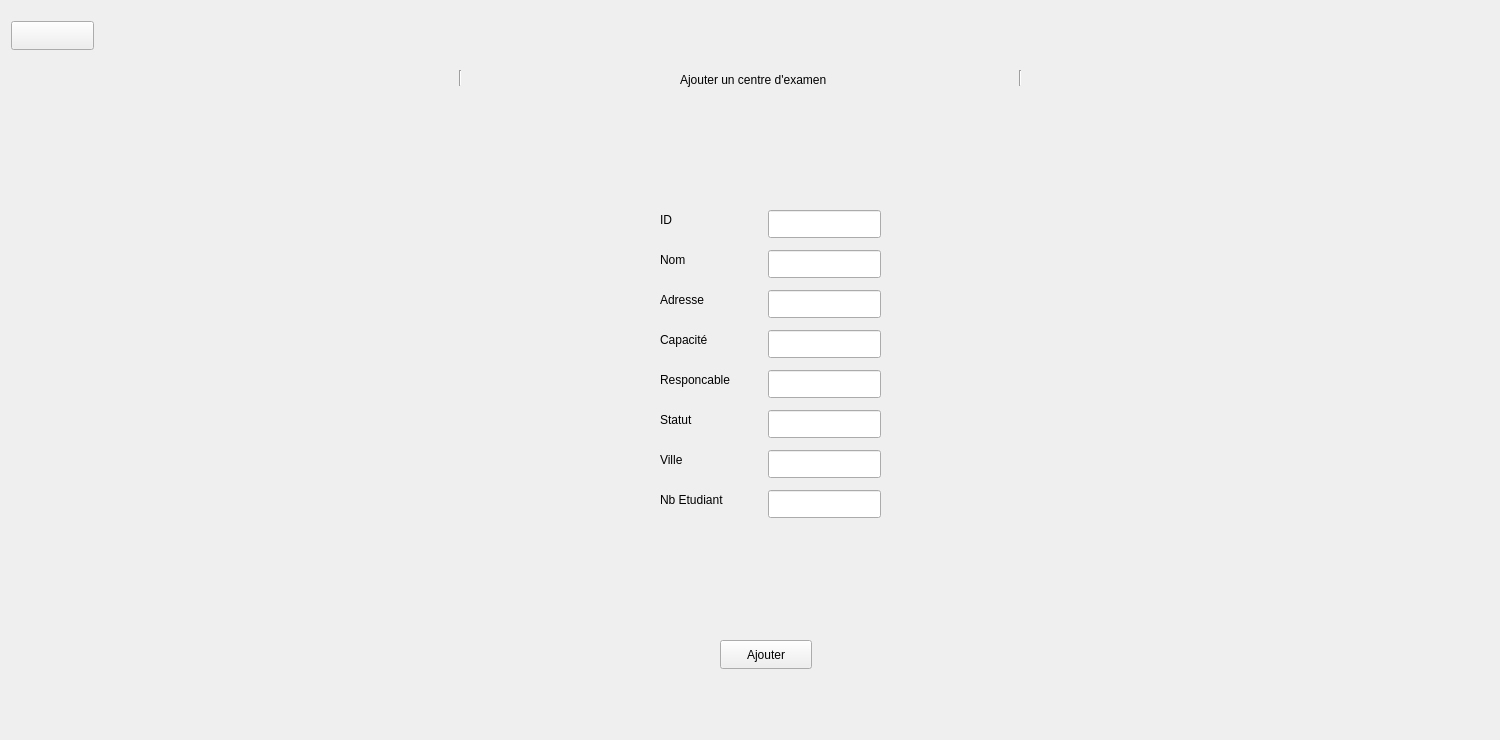
        <widget class="QWidget" name="page_12">
         <widget class="QPushButton" name="pushButton_51">
          <property name="geometry">
           <rect>
            <x>11</x>
            <y>21</y>
            <width>83</width>
            <height>29</height>
           </rect>
          </property>
          <property name="text">
           <string/>
          </property>
          <property name="icon">
           <iconset theme="QIcon::ThemeIcon::EditUndo">
            <normaloff>../../../../GExamen/GExamen</normaloff>../../../../GExamen/GExamen</iconset>
          </property>
         </widget>
         <widget class="QFrame" name="frame_23">
          <property name="geometry">
           <rect>
            <x>10</x>
            <y>60</y>
            <width>1481</width>
            <height>671</height>
           </rect>
          </property>
          <property name="frameShape">
           <enum>QFrame::NoFrame</enum>
          </property>
          <widget class="QFrame" name="frame_24">
           <property name="geometry">
            <rect>
             <x>0</x>
             <y>0</y>
             <width>1481</width>
             <height>41</height>
            </rect>
           </property>
           <property name="frameShape">
            <enum>QFrame::NoFrame</enum>
           </property>
           <widget class="QLabel" name="label_73">
            <property name="geometry">
             <rect>
              <x>670</x>
              <y>10</y>
              <width>201</width>
              <height>20</height>
             </rect>
            </property>
            <property name="text">
             <string>Ajouter un centre d'examen</string>
            </property>
           </widget>
           <widget class="Line" name="line_19">
            <property name="geometry">
             <rect>
              <x>890</x>
              <y>10</y>
              <width>241</width>
              <height>16</height>
             </rect>
            </property>
            <property name="orientation">
             <enum>Qt::Vertical</enum>
            </property>
           </widget>
           <widget class="Line" name="line_20">
            <property name="geometry">
             <rect>
              <x>330</x>
              <y>10</y>
              <width>241</width>
              <height>16</height>
             </rect>
            </property>
            <property name="orientation">
             <enum>Qt::Vertical</enum>
            </property>
           </widget>
          </widget>
          <widget class="QPushButton" name="pushButton_52">
           <property name="geometry">
            <rect>
             <x>710</x>
             <y>580</y>
             <width>92</width>
             <height>29</height>
            </rect>
           </property>
           <property name="text">
            <string>Ajouter</string>
           </property>
          </widget>
          <widget class="QLineEdit" name="lineEdit_31">
           <property name="geometry">
            <rect>
             <x>758</x>
             <y>150</y>
             <width>113</width>
             <height>28</height>
            </rect>
           </property>
           <property name="styleSheet">
            <string notr="true"/>
           </property>
          </widget>
          <widget class="QLineEdit" name="lineEdit_32">
           <property name="geometry">
            <rect>
             <x>758</x>
             <y>230</y>
             <width>113</width>
             <height>28</height>
            </rect>
           </property>
           <property name="styleSheet">
            <string notr="true"/>
           </property>
          </widget>
          <widget class="QLabel" name="label_71">
           <property name="geometry">
            <rect>
             <x>650</x>
             <y>310</y>
             <width>91</width>
             <height>20</height>
            </rect>
           </property>
           <property name="text">
            <string>Responcable</string>
           </property>
          </widget>
          <widget class="QLabel" name="label_74">
           <property name="geometry">
            <rect>
             <x>650</x>
             <y>190</y>
             <width>91</width>
             <height>20</height>
            </rect>
           </property>
           <property name="text">
            <string>Nom</string>
           </property>
          </widget>
          <widget class="QLabel" name="label_75">
           <property name="geometry">
            <rect>
             <x>650</x>
             <y>150</y>
             <width>91</width>
             <height>20</height>
            </rect>
           </property>
           <property name="text">
            <string>ID</string>
           </property>
          </widget>
          <widget class="QLabel" name="label_76">
           <property name="geometry">
            <rect>
             <x>650</x>
             <y>350</y>
             <width>91</width>
             <height>20</height>
            </rect>
           </property>
           <property name="text">
            <string>Statut</string>
           </property>
          </widget>
          <widget class="QLineEdit" name="lineEdit_33">
           <property name="geometry">
            <rect>
             <x>758</x>
             <y>190</y>
             <width>113</width>
             <height>28</height>
            </rect>
           </property>
           <property name="styleSheet">
            <string notr="true"/>
           </property>
          </widget>
          <widget class="QLabel" name="label_77">
           <property name="geometry">
            <rect>
             <x>650</x>
             <y>270</y>
             <width>91</width>
             <height>20</height>
            </rect>
           </property>
           <property name="text">
            <string>Capacité</string>
           </property>
          </widget>
          <widget class="QLineEdit" name="lineEdit_34">
           <property name="geometry">
            <rect>
             <x>758</x>
             <y>350</y>
             <width>113</width>
             <height>28</height>
            </rect>
           </property>
           <property name="styleSheet">
            <string notr="true"/>
           </property>
          </widget>
          <widget class="QLineEdit" name="lineEdit_35">
           <property name="geometry">
            <rect>
             <x>758</x>
             <y>430</y>
             <width>113</width>
             <height>28</height>
            </rect>
           </property>
           <property name="styleSheet">
            <string notr="true"/>
           </property>
          </widget>
          <widget class="QLabel" name="label_78">
           <property name="geometry">
            <rect>
             <x>650</x>
             <y>230</y>
             <width>91</width>
             <height>20</height>
            </rect>
           </property>
           <property name="text">
            <string>Adresse</string>
           </property>
          </widget>
          <widget class="QLabel" name="label_79">
           <property name="geometry">
            <rect>
             <x>650</x>
             <y>390</y>
             <width>91</width>
             <height>20</height>
            </rect>
           </property>
           <property name="text">
            <string>Ville</string>
           </property>
          </widget>
          <widget class="QLineEdit" name="lineEdit_36">
           <property name="geometry">
            <rect>
             <x>758</x>
             <y>390</y>
             <width>113</width>
             <height>28</height>
            </rect>
           </property>
           <property name="styleSheet">
            <string notr="true"/>
           </property>
          </widget>
          <widget class="QLineEdit" name="lineEdit_37">
           <property name="geometry">
            <rect>
             <x>758</x>
             <y>270</y>
             <width>113</width>
             <height>28</height>
            </rect>
           </property>
           <property name="styleSheet">
            <string notr="true"/>
           </property>
          </widget>
          <widget class="QLineEdit" name="lineEdit_38">
           <property name="geometry">
            <rect>
             <x>758</x>
             <y>310</y>
             <width>113</width>
             <height>28</height>
            </rect>
           </property>
           <property name="styleSheet">
            <string notr="true"/>
           </property>
          </widget>
          <widget class="QLabel" name="label_80">
           <property name="geometry">
            <rect>
             <x>650</x>
             <y>430</y>
             <width>91</width>
             <height>20</height>
            </rect>
           </property>
           <property name="text">
            <string>Nb Etudiant</string>
           </property>
          </widget>
         </widget>
        </widget>
